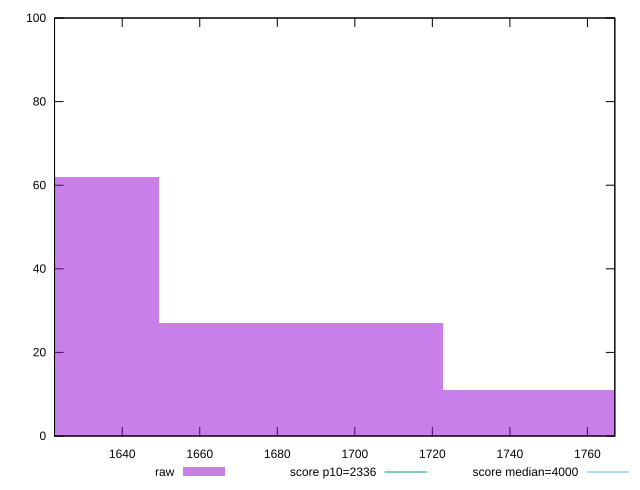

The script that saved this image:
reset

$raw <<EOF
1759.3293075706354 11
1612.718531939749 62
1686.0239197551923 27
EOF

set key outside below
set boxwidth 73.30538781544314
set xrange [1622.5395000000003:1767.0710000000004]
set yrange [0:100]
set trange [0:100]
set style fill transparent solid 0.5 noborder

set parametric
set terminal svg size 640, 490 enhanced background rgb 'white'
set output "report_00021_2021-02-20T09:16:39.615Z/first-meaningful-paint/samples/pages+cached+noadtech+nomedia+nocss/raw/histogram.svg"

plot $raw title "raw" with boxes, \
     2336,t title "score p10=2336", \
     4000,t title "score median=4000"

reset
